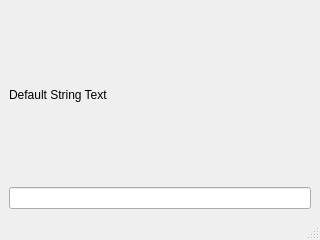
<?xml version="1.0" encoding="UTF-8"?>
<ui version="4.0">
 <class>MainWindow</class>
 <widget class="QMainWindow" name="MainWindow">
  <property name="geometry">
   <rect>
    <x>0</x>
    <y>0</y>
    <width>320</width>
    <height>240</height>
   </rect>
  </property>
  <property name="windowTitle">
   <string>MainWindow</string>
  </property>
  <widget class="QWidget" name="centralwidget">
   <layout class="QVBoxLayout" name="verticalLayout">
    <item>
     <widget class="QLabel" name="label">
      <property name="text">
       <string>Default String Text</string>
      </property>
     </widget>
    </item>
    <item>
     <widget class="QLineEdit" name="lineEdit"/>
    </item>
   </layout>
  </widget>
  <widget class="QMenuBar" name="menubar">
   <property name="geometry">
    <rect>
     <x>0</x>
     <y>0</y>
     <width>320</width>
     <height>22</height>
    </rect>
   </property>
  </widget>
  <widget class="QStatusBar" name="statusbar"/>
 </widget>
 <resources/>
 <connections/>
</ui>
